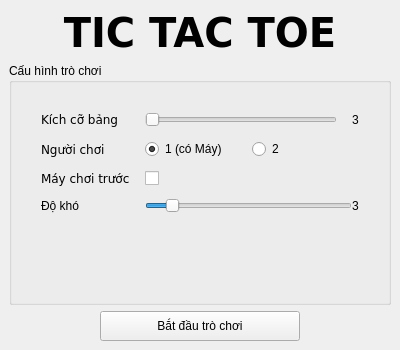
<?xml version="1.0" encoding="UTF-8"?>
<ui version="4.0">
 <class>Title</class>
 <widget class="QMainWindow" name="Title">
  <property name="geometry">
   <rect>
    <x>0</x>
    <y>0</y>
    <width>400</width>
    <height>350</height>
   </rect>
  </property>
  <property name="minimumSize">
   <size>
    <width>400</width>
    <height>350</height>
   </size>
  </property>
  <property name="maximumSize">
   <size>
    <width>400</width>
    <height>350</height>
   </size>
  </property>
  <property name="windowTitle">
   <string>Tic Tac Toe</string>
  </property>
  <widget class="QWidget" name="centralwidget">
   <layout class="QVBoxLayout" name="verticalLayout_2">
    <item>
     <layout class="QVBoxLayout" name="verticalLayout">
      <item>
       <widget class="QLabel" name="label">
        <property name="sizePolicy">
         <sizepolicy hsizetype="Preferred" vsizetype="Maximum">
          <horstretch>0</horstretch>
          <verstretch>0</verstretch>
         </sizepolicy>
        </property>
        <property name="font">
         <font>
          <family>Verdana</family>
          <pointsize>30</pointsize>
          <bold>true</bold>
          <stylestrategy>PreferDefault</stylestrategy>
         </font>
        </property>
        <property name="text">
         <string>TIC TAC TOE</string>
        </property>
        <property name="textFormat">
         <enum>Qt::TextFormat::AutoText</enum>
        </property>
        <property name="alignment">
         <set>Qt::AlignmentFlag::AlignCenter</set>
        </property>
       </widget>
      </item>
      <item>
       <widget class="QGroupBox" name="groupBox">
        <property name="title">
         <string>Cấu hình trò chơi</string>
        </property>
        <layout class="QVBoxLayout" name="verticalLayout_3">
         <item>
          <layout class="QFormLayout" name="formLayout">
           <property name="horizontalSpacing">
            <number>15</number>
           </property>
           <property name="verticalSpacing">
            <number>12</number>
           </property>
           <property name="leftMargin">
            <number>20</number>
           </property>
           <property name="topMargin">
            <number>20</number>
           </property>
           <property name="rightMargin">
            <number>20</number>
           </property>
           <property name="bottomMargin">
            <number>10</number>
           </property>
           <item row="0" column="0">
            <widget class="QLabel" name="label_5">
             <property name="font">
              <font>
               <family>Verdana</family>
               <pointsize>9</pointsize>
              </font>
             </property>
             <property name="text">
              <string>Kích cỡ bảng</string>
             </property>
            </widget>
           </item>
           <item row="0" column="1">
            <layout class="QHBoxLayout" name="horizontalLayout_5">
             <property name="spacing">
              <number>15</number>
             </property>
             <item>
              <widget class="QSlider" name="BoardSize">
               <property name="minimum">
                <number>3</number>
               </property>
               <property name="maximum">
                <number>10</number>
               </property>
               <property name="orientation">
                <enum>Qt::Orientation::Horizontal</enum>
               </property>
              </widget>
             </item>
             <item>
              <widget class="QLabel" name="BoardSizeValue">
               <property name="text">
                <string>3</string>
               </property>
               <property name="alignment">
                <set>Qt::AlignmentFlag::AlignCenter</set>
               </property>
              </widget>
             </item>
            </layout>
           </item>
           <item row="1" column="0">
            <widget class="QLabel" name="label_2">
             <property name="font">
              <font>
               <family>Verdana</family>
               <pointsize>9</pointsize>
              </font>
             </property>
             <property name="text">
              <string>Người chơi</string>
             </property>
            </widget>
           </item>
           <item row="1" column="1">
            <layout class="QHBoxLayout" name="horizontalLayout_3">
             <item>
              <widget class="QRadioButton" name="onePlayer">
               <property name="text">
                <string>1 (có Máy)</string>
               </property>
               <property name="checked">
                <bool>true</bool>
               </property>
              </widget>
             </item>
             <item>
              <widget class="QRadioButton" name="twoPlayers">
               <property name="text">
                <string>2</string>
               </property>
               <property name="checked">
                <bool>false</bool>
               </property>
              </widget>
             </item>
            </layout>
           </item>
           <item row="2" column="0">
            <widget class="QLabel" name="label_3">
             <property name="font">
              <font>
               <family>Verdana</family>
               <pointsize>9</pointsize>
              </font>
             </property>
             <property name="text">
              <string>Máy chơi trước</string>
             </property>
            </widget>
           </item>
           <item row="2" column="1">
            <widget class="QCheckBox" name="CPUstart">
             <property name="enabled">
              <bool>true</bool>
             </property>
             <property name="text">
              <string/>
             </property>
            </widget>
           </item>
           <item row="3" column="0">
            <widget class="QLabel" name="label_4">
             <property name="text">
              <string>Độ khó </string>
             </property>
            </widget>
           </item>
           <item row="3" column="1">
            <layout class="QHBoxLayout" name="horizontalLayout">
             <item>
              <widget class="QSlider" name="miniMaxDepth">
               <property name="minimum">
                <number>1</number>
               </property>
               <property name="maximum">
                <number>20</number>
               </property>
               <property name="value">
                <number>3</number>
               </property>
               <property name="orientation">
                <enum>Qt::Orientation::Horizontal</enum>
               </property>
              </widget>
             </item>
             <item>
              <widget class="QLabel" name="miniMaxDepthValue">
               <property name="text">
                <string>3</string>
               </property>
              </widget>
             </item>
            </layout>
           </item>
          </layout>
         </item>
        </layout>
       </widget>
      </item>
      <item>
       <layout class="QHBoxLayout" name="horizontalLayout_2">
        <property name="spacing">
         <number>0</number>
        </property>
        <property name="sizeConstraint">
         <enum>QLayout::SizeConstraint::SetMinimumSize</enum>
        </property>
        <item>
         <widget class="QPushButton" name="startGame">
          <property name="sizePolicy">
           <sizepolicy hsizetype="Fixed" vsizetype="Fixed">
            <horstretch>0</horstretch>
            <verstretch>0</verstretch>
           </sizepolicy>
          </property>
          <property name="minimumSize">
           <size>
            <width>200</width>
            <height>30</height>
           </size>
          </property>
          <property name="text">
           <string>Bắt đầu trò chơi</string>
          </property>
         </widget>
        </item>
       </layout>
      </item>
     </layout>
    </item>
   </layout>
  </widget>
 </widget>
 <resources/>
 <connections/>
</ui>
